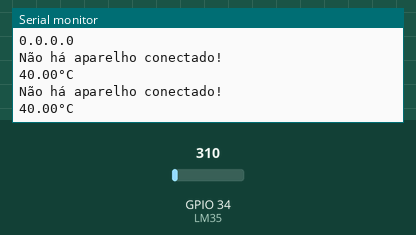
Recording of a program running on a simulated ESP32. Shown: the last lines printed to the serial monitor. The inputs (shaded band) are chosen by the test bench; at power-on: GPIO 34 (LM35) = 310.

Above: at 1.8 s.
1.9 s: GPIO 34 (LM35) set to 372
At 2.5 s:
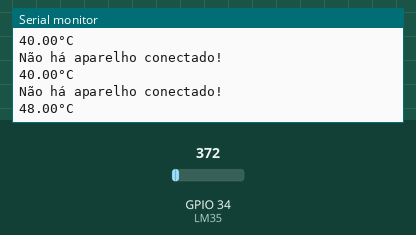
3.4 s: GPIO 34 (LM35) set to 434
At 4.8 s:
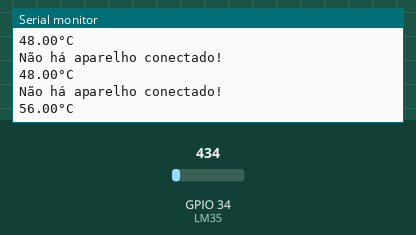
Timing chart, 0 to 6.4 s (numbered marks = the images above; inputs shaded):
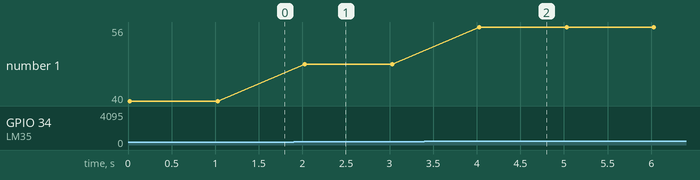

Measured:
- after the input at 1.9 s, the serial monitor: prints a new line after 0.13 s (image 1)
- after the input at 3.4 s, the serial monitor: prints a new line after 0.63 s (image 2)
- plotted number 1: 40 → 48 after the input at 1.9 s, 48 → 56 after the input at 3.4 s

The program:

main.cpp
```cpp
#include <Arduino.h>
#include <WiFi.h>
#include <WiFiServer.h>
#include <WiFiClient.h>


const char *ssid = "ESP32Will";
const char *password = "esp123456789";

WiFiClient client;
IPAddress ip (192, 168, 19, 2);
IPAddress netmask (255, 255, 255, 0);
const int port = 5210;
WiFiServer server(port);

int Conect; //contador para verificar conexão


//Sensor de temperatura usando o LM35

const int LM35 = 34; // Define o pino que lera a saída do LM35
float temperatura; // Variável que armazenará a temperatura medida
float cal = 0.4;
float tempC;
float Temp;

float Temperature() {
  temperatura = (float(analogRead(LM35))*3.3/(1023))/0.01;
  tempC = cal*temperatura;

  return tempC;
}

//Função que será executada uma vez quando ligar ou resetar o Arduino
void setup() {
Serial.begin(9600); // inicializa a comunicação serial

WiFi.mode(WIFI_AP);
WiFi.softAPConfig(ip, ip, netmask);
WiFi.softAP(ssid, password);
Serial.println("Wifi Details:");
Serial.println(ssid);
Serial.println(password);
Serial.println(WiFi.localIP());
server.begin();
}

//Função que será executada continuamente
void loop() {

if (!client.connected()) {
    Serial.println();
    Serial.println("Não há aparelho conectado!");

    Temp = Temperature();

    if (Temp > 0) {
      Serial.print(Temp);
      Serial.println("°C");
      delay(1000);
    }

    Conect = 0;

    client = server.available(); //reconexão
    return;
  }

  if (client.available() >= 0) {

    if (Conect == 0) {
      Serial.println();
      Serial.println("Conectado com Sucesso!");
    }

    Temp = Temperature();

    if (Temp > 0) {
      Serial.print(Temp);
      Serial.println("°C");
      client.print(Temp);
      client.println("°C");
      delay(1000);
    }

    Conect ++;
  }
}
```
